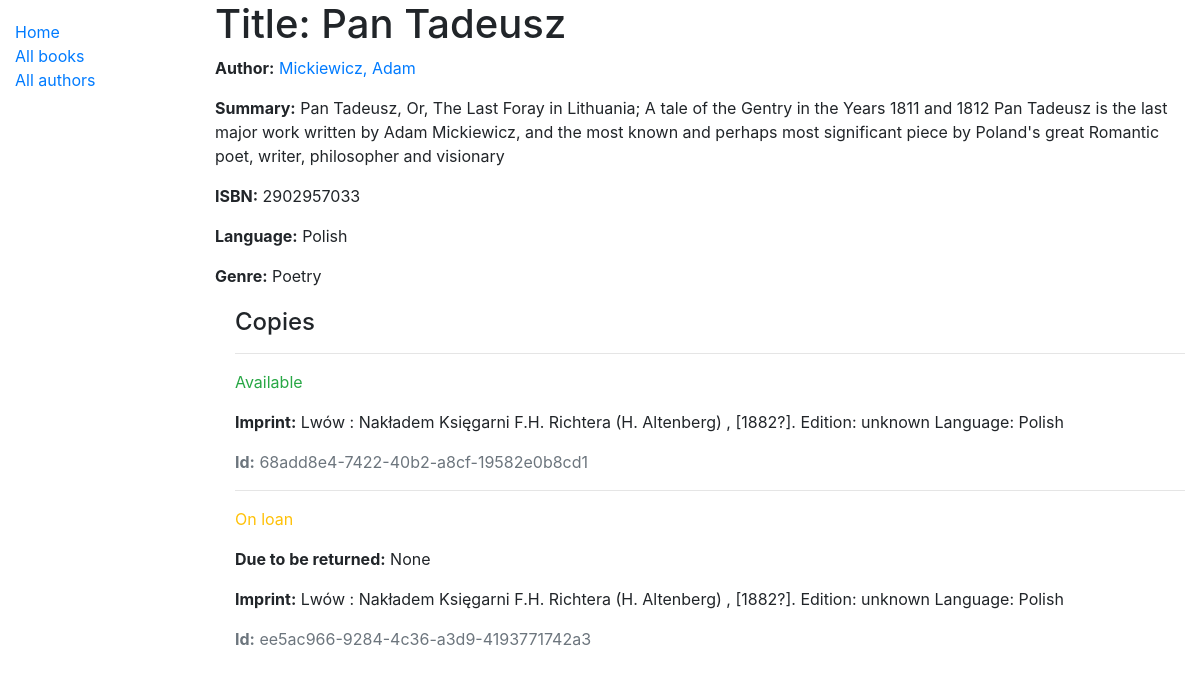
/catalog/book/1, run on the app's committed database.
### catalog/models.py (models this page shows, shortened)
class Book(models.Model):
    title = models.CharField(max_length=200)
    author = models.ForeignKey('Author', on_delete=models.SET_NULL, null=True)
    summary = models.TextField(max_length=1000, help_text='Enter a brief description of the book')
    isbn = models.CharField('ISBN', max_length=13, help_text='13 Character <a href="https://www.isbn-international.org/content/what-isbn">ISBN number</a>')
    genre = models.ManyToManyField(Genre, help_text='Select a genre for this book')
    language = models.ForeignKey('Language', on_delete=models.SET_NULL, null=True)
    def display_genre(self):
        """Create a string for the Genre. This is required to display genre in Admin."""
        return ', '.join(genre.name for genre in self.genre.all()[:3])
    display_genre.short_description = 'Genre'

class Author(models.Model):
    first_name = models.CharField(max_length=100)
    last_name = models.CharField(max_length=100)
    date_of_birth = models.DateField(null=True, blank=True)
    date_of_death = models.DateField('Died', null=True, blank=True)
    class Meta:
        ordering = ['last_name', 'first_name']
    def __str__(self):
        return f'{self.last_name}, {self.first_name}'

class Language(models.Model):
    name = models.CharField(max_length=200,
                            help_text="Enter the book's natural language (e.g. English, French, Japanese etc.)")
    def __str__(self):
        return self.name

class Genre(models.Model):
    name = models.CharField(max_length=200, help_text='Enter a book genre (e.g. Science Fiction)')
    def __str__(self):
        return self.name

class BookInstance(models.Model):
    id = models.UUIDField(primary_key=True, default=uuid.uuid4, help_text='Unique ID for this particular book across whole library')
    book = models.ForeignKey('Book', on_delete=models.SET_NULL, null=True)
    imprint = models.CharField(max_length=200)
    due_back = models.DateField(null=True, blank=True)
    LOAN_STATUS = (
        ('m', 'Maintenance'),
        ('o', 'On loan'),
        ('a', 'Available'),
        ('r', 'Reserved'),
    )
    status = models.CharField(
        max_length=1,
        choices=LOAN_STATUS,
        blank=True,
        default='m',
        help_text='Book availability',
    )
    class Meta:
        ordering = ['due_back']

### catalog/views.py (the view)
# urls.py: path('book/<int:pk>', views.BookDetailView.as_view(), name='book-detail'),
class BookDetailView(generic.DetailView):
    model = Book

### catalog/templates/catalog/book_detail.html
{% extends "base_generic.html" %}
{% block content %}
  <h1>Title: {{ book.title }}</h1>
  <p><strong>Author:</strong> <a href="">{{ book.author }}</a></p>
  <p><strong>Summary:</strong> {{ book.summary }}</p>
  <p><strong>ISBN:</strong> {{ book.isbn }}</p>
  <p><strong>Language:</strong> {{ book.language }}</p>
  <p><strong>Genre:</strong> {{ book.genre.all|join:", " }}</p>
  <div style="margin-left:20px;margin-top:20px">
    <h4>Copies</h4>
    {% for copy in book.bookinstance_set.all %}
      <hr>
      <p class="{% if copy.status == 'a' %}text-success{% elif copy.status == 'm' %}text-danger{% else %}text-warning{% endif %}">
        {{ copy.get_status_display }}
      </p>
      {% if copy.status != 'a' %}
        <p><strong>Due to be returned:</strong> {{ copy.due_back }}</p>
      {% endif %}
      <p><strong>Imprint:</strong> {{ copy.imprint }}</p>
      <p class="text-muted"><strong>Id:</strong> {{ copy.id }}</p>
    {% endfor %}
  </div>
{% endblock %}

### data on the page
Book: title "Pan Tadeusz", author "Mickiewicz, Adam", summary "Pan Tadeusz, Or, The Last Foray in Lithuania; A tale of the Gentry in the Years 1811 and 1812 Pan Tadeusz is the last major work written by Adam Mickiewicz, and the most known and perhaps most significant piece by Poland's great Romantic poet, writer, philosopher and visionary", isbn "2902957033", language "Polish", genre.all "Poetry"
BookInstance: status "Available", imprint "Lwów : Nakładem Księgarni F.H. Richtera (H. Altenberg) , [1882?]. Edition: unknown Language: Polish", id "68add8e4-7422-40b2-a8cf-19582e0b8cd1"
BookInstance: status "On loan", due_back "None", imprint "Lwów : Nakładem Księgarni F.H. Richtera (H. Altenberg) , [1882?]. Edition: unknown Language: Polish", id "ee5ac966-9284-4c36-a3d9-4193771742a3"
